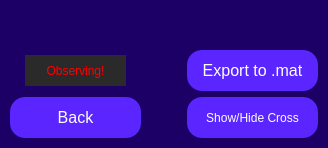
       <widget class="QFrame" name="gridFrame">
        <property name="maximumSize">
         <size>
          <width>341</width>
          <height>16777215</height>
         </size>
        </property>
        <property name="styleSheet">
         <string notr="true">QFrame {
	background-color: rgb(28, 0, 101);
}</string>
        </property>
        <layout class="QGridLayout" name="backButtonGrid" rowstretch="0,0,0,0">
         <property name="sizeConstraint">
          <enum>QLayout::SetMinAndMaxSize</enum>
         </property>
         <property name="leftMargin">
          <number>10</number>
         </property>
         <property name="topMargin">
          <number>10</number>
         </property>
         <property name="rightMargin">
          <number>10</number>
         </property>
         <property name="bottomMargin">
          <number>10</number>
         </property>
         <item row="1" column="0" alignment="Qt::AlignHCenter|Qt::AlignVCenter">
          <widget class="QLabel" name="statusLabel">
           <property name="minimumSize">
            <size>
             <width>101</width>
             <height>31</height>
            </size>
           </property>
           <property name="maximumSize">
            <size>
             <width>101</width>
             <height>31</height>
            </size>
           </property>
           <property name="styleSheet">
            <string notr="true">QLabel { background-color : rgb(42, 42, 42); color : red; }</string>
           </property>
           <property name="text">
            <string>Observing!</string>
           </property>
           <property name="alignment">
            <set>Qt::AlignCenter</set>
           </property>
          </widget>
         </item>
         <item row="3" column="2" alignment="Qt::AlignRight|Qt::AlignVCenter">
          <widget class="QPushButton" name="showHideCrossButton">
           <property name="minimumSize">
            <size>
             <width>131</width>
             <height>41</height>
            </size>
           </property>
           <property name="maximumSize">
            <size>
             <width>131</width>
             <height>41</height>
            </size>
           </property>
           <property name="styleSheet">
            <string notr="true">QPushButton {
	color: white;
	font-size: 12px;
	background: rgb(90, 37, 255);
	border-radius: 15px;
}
QPushButton:checked {
	color:white; 
	font-size: 12px;
	background: rgb(45, 0, 110);
	border-radius: 15px;
}</string>
           </property>
           <property name="text">
            <string>Show/Hide Cross</string>
           </property>
          </widget>
         </item>
         <item row="3" column="0">
          <widget class="QPushButton" name="backButton">
           <property name="minimumSize">
            <size>
             <width>131</width>
             <height>41</height>
            </size>
           </property>
           <property name="maximumSize">
            <size>
             <width>131</width>
             <height>41</height>
            </size>
           </property>
           <property name="styleSheet">
            <string notr="true">QPushButton {
	color: white;
	font-size: 16px;
	background: rgb(90, 37, 255);
	border-radius: 15px;
}</string>
           </property>
           <property name="text">
            <string>Back</string>
           </property>
          </widget>
         </item>
         <item row="0" column="0">
          <spacer name="verticalSpacer">
           <property name="orientation">
            <enum>Qt::Vertical</enum>
           </property>
           <property name="sizeHint" stdset="0">
            <size>
             <width>20</width>
             <height>40</height>
            </size>
           </property>
          </spacer>
         </item>
         <item row="3" column="1">
          <spacer name="horizontalSpacer">
           <property name="orientation">
            <enum>Qt::Horizontal</enum>
           </property>
           <property name="sizeHint" stdset="0">
            <size>
             <width>40</width>
             <height>20</height>
            </size>
           </property>
          </spacer>
         </item>
         <item row="1" column="2">
          <widget class="QPushButton" name="matlabExportButton">
           <property name="minimumSize">
            <size>
             <width>131</width>
             <height>41</height>
            </size>
           </property>
           <property name="maximumSize">
            <size>
             <width>131</width>
             <height>41</height>
            </size>
           </property>
           <property name="styleSheet">
            <string notr="true">QPushButton {
	color: white;
	font-size: 16px;
	background: rgb(90, 37, 255);
	border-radius: 15px;
}</string>
           </property>
           <property name="text">
            <string>Export to .mat</string>
           </property>
          </widget>
         </item>
         <item row="0" column="2">
          <spacer name="verticalSpacer_2">
           <property name="orientation">
            <enum>Qt::Vertical</enum>
           </property>
           <property name="sizeHint" stdset="0">
            <size>
             <width>20</width>
             <height>40</height>
            </size>
           </property>
          </spacer>
         </item>
        </layout>
       </widget>
